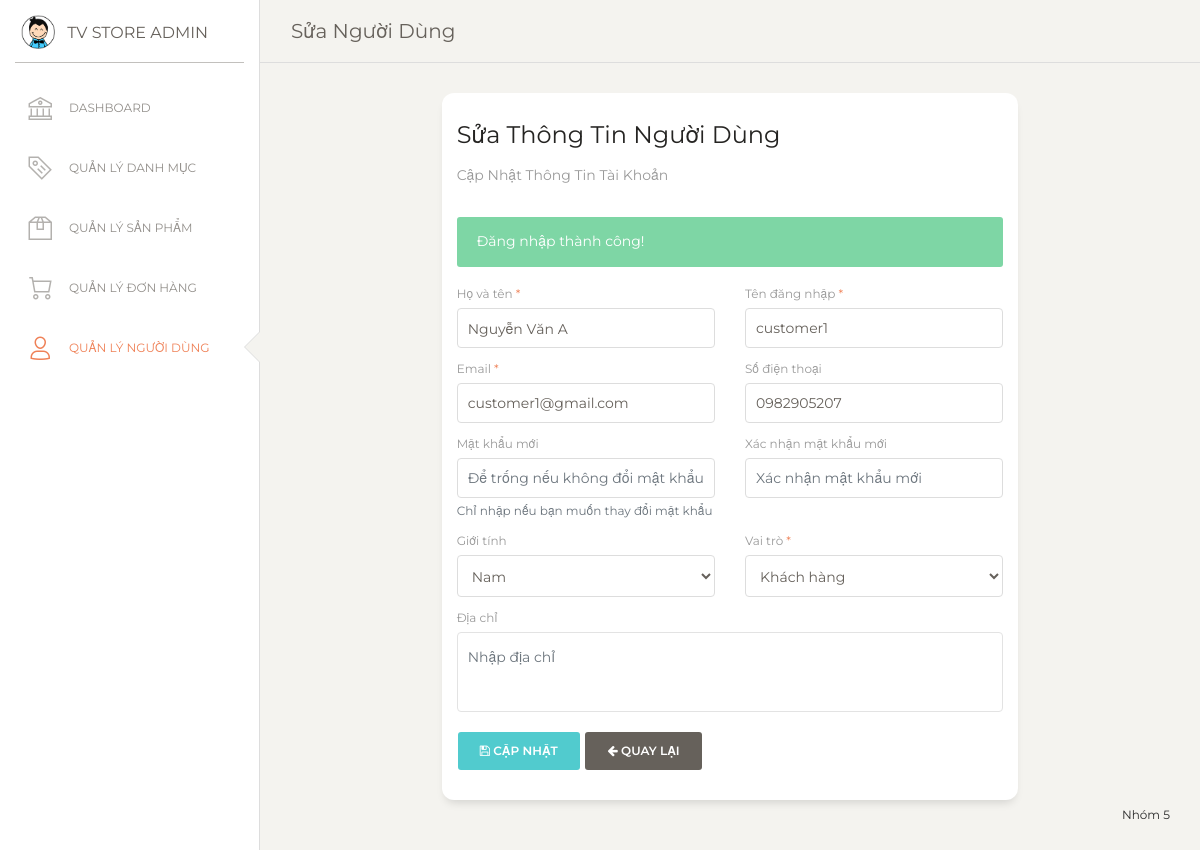
Screenshot of /admin.php?page=users&action=edit&id=1 (signed in) with the database file from the repository.
### tables this page shows
CREATE TABLE `users` (
  `id` int(11) NOT NULL,
  `full_name` varchar(100) NOT NULL,
  `user_name` varchar(50) NOT NULL,
  `password` varchar(255) NOT NULL,
  `phone` varchar(20) DEFAULT NULL,
  `email` varchar(100) DEFAULT NULL,
  `gender` enum('male','female','other') NOT NULL,
  `role` enum('admin','customer') NOT NULL
);

### config/database.php (called while the page is built, shortened)
<?php
class Database
{
    public static function connect()
    {
        $host = DB_HOST;
        $dbname = DB_NAME;
        $user = DB_USER;
        $pass = DB_PASS;
        try {
            $pdo = new PDO("mysql:host=$host;dbname=$dbname;charset=utf8", $user, $pass);
            $pdo->setAttribute(PDO::ATTR_ERRMODE, PDO::ERRMODE_EXCEPTION);
            $pdo->setAttribute(PDO::ATTR_DEFAULT_FETCH_MODE, PDO::FETCH_ASSOC);
            return $pdo;
        } catch (PDOException $e) {
            throw new Exception("❌ Lỗi kết nối DB: " . $e->getMessage());
        }
    }
}

### models/user.php (called while the page is built, shortened)
<?php
class User {
    private $conn;
    public function __construct() {
        $this->conn = Database::connect();
    }
    public function getById($id) {
        $sql = "SELECT id, full_name, user_name, phone, email, gender, role
                FROM users WHERE id = ?";
        $stmt = $this->conn->prepare($sql);
        $stmt->execute([$id]);
        return $stmt->fetch();
    }
}

### views/users/edit.php (the view, shortened to what this page needs)
<!doctype html>
<html lang="en">
<head>
  <link href="https://maxcdn.bootstrapcdn.com/font-awesome/latest/css/font-awesome.min.css" rel="stylesheet">
  <link href="/qlbanhang/public/assets/css/bootstrap.min.css" rel="stylesheet" />
  <link href="/qlbanhang/public/assets/css/paper-dashboard.css?v=2.0.1" rel="stylesheet" />
  <link href="/qlbanhang/public/assets/demo/demo.css" rel="stylesheet" />
</head>
<body class="">
  <div class="wrapper ">
    <div class="sidebar" data-color="white" data-active-color="danger">
      <div class="logo">
        <a href="/qlbanhang/admin.php" class="simple-text logo-mini">
          <div class="logo-image-small">
            <img src="/qlbanhang/public/assets/img/logo-small.png">
          </div>
        </a>
        <a href="/qlbanhang/admin.php" class="simple-text logo-normal">TV Store Admin</a>
      </div>
      <div class="sidebar-wrapper">
        <ul class="nav">
          <li>
            <a href="/qlbanhang/admin.php?page=dashboard&action=index">
              <i class="nc-icon nc-bank"></i>
              <p>Dashboard</p>
            </a>
          </li>
          <li>
            <a href="/qlbanhang/admin.php?page=categories&action=index">
              <i class="nc-icon nc-tag-content"></i>
              <p>Quản lý Danh mục</p>
            </a>
          </li>
          <li>
            <a href="/qlbanhang/admin.php?page=products&action=index">
              <i class="nc-icon nc-box-2"></i>
              <p>Quản lý Sản phẩm</p>
            </a>
          </li>
          <li>
            <a href="/qlbanhang/admin.php?page=orders&action=index">
              <i class="nc-icon nc-cart-simple"></i>
              <p>Quản lý Đơn hàng</p>
            </a>
          </li>
          <li class="active">
            <a href="/qlbanhang/admin.php?page=users&action=index">
              <i class="nc-icon nc-single-02"></i>
              <p>Quản lý Người dùng</p>
            </a>
          </li>
        </ul>
      </div>
    </div>
    <div class="main-panel">
      <nav class="navbar navbar-expand-lg navbar-absolute fixed-top navbar-transparent">
        <div class="container-fluid">
          <div class="navbar-wrapper">
            <a class="navbar-brand" href="javascript:;">Sửa Người Dùng</a>
          </div>
        </div>
      </nav>
      <div class="content">
        <div class="row">
          <div class="col-md-8 offset-md-2">
            <div class="card">
              <div class="card-header">
                <h4 class="card-title">Sửa Thông Tin Người Dùng</h4>
                <p class="card-category">Cập nhật thông tin tài khoản</p>
              </div>
              <div class="card-body">
                <?php if (isset($_SESSION['success'])): ?>
                  <div class="alert alert-success">
                    <?php echo $_SESSION['success']; unset($_SESSION['success']); ?>
                  </div>
                <?php endif; ?>
                <form action="/qlbanhang/admin.php?page=users&action=edit&id=<?php echo $user['id']; ?>" method="POST">
                  <div class="row">
                    <div class="col-md-6">
                      <div class="form-group">
                        <label>Họ và tên <span class="text-danger">*</span></label>
                        <input type="text" class="form-control" name="full_name"
                               value="<?php echo isset($_POST['full_name']) ? htmlspecialchars($_POST['full_name']) : htmlspecialchars($user['full_name']); ?>"
                               placeholder="Nhập họ và tên" required>
                      </div>
                    </div>
                    <div class="col-md-6">
                      <div class="form-group">
                        <label>Tên đăng nhập <span class="text-danger">*</span></label>
                        <input type="text" class="form-control" name="user_name"
                               value="<?php echo isset($_POST['user_name']) ? htmlspecialchars($_POST['user_name']) : htmlspecialchars($user['user_name']); ?>"
                               placeholder="Nhập tên đăng nhập" required>
                      </div>
                    </div>
                  </div>
                  <div class="row">
                    <div class="col-md-6">
                      <div class="form-group">
                        <label>Email <span class="text-danger">*</span></label>
                        <input type="email" class="form-control" name="email"
                               value="<?php echo isset($_POST['email']) ? htmlspecialchars($_POST['email']) : htmlspecialchars($user['email']); ?>"
                               placeholder="Nhập email" required>
                      </div>
                    </div>
                    <div class="col-md-6">
                      <div class="form-group">
                        <label>Số điện thoại</label>
                        <input type="text" class="form-control" name="phone"
                               value="<?php echo isset($_POST['phone']) ? htmlspecialchars($_POST['phone']) : htmlspecialchars($user['phone']); ?>"
                               placeholder="Nhập số điện thoại">
                      </div>
                    </div>
                  </div>
                  <div class="row">
                    <div class="col-md-6">
                      <div class="form-group">
                        <label>Mật khẩu mới</label>
                        <input type="password" class="form-control" name="password"
                               placeholder="Để trống nếu không đổi mật khẩu">
                        <small class="form-text text-muted">Chỉ nhập nếu bạn muốn thay đổi mật khẩu</small>
                      </div>
                    </div>
                    <div class="col-md-6">
                      <div class="form-group">
                        <label>Xác nhận mật khẩu mới</label>
                        <input type="password" class="form-control" name="confirm_password"
                               placeholder="Xác nhận mật khẩu mới">
                      </div>
                    </div>
                  </div>
                  <div class="row">
                    <div class="col-md-6">
                      <div class="form-group">
                        <label>Giới tính</label>
                        <select class="form-control" name="gender">
                          <?php $currentGender = isset($_POST['gender']) ? $_POST['gender'] : $user['gender']; ?>
                          <option value="male" <?php echo ($currentGender == 'male') ? 'selected' : ''; ?>>Nam</option>
                        </select>
                      </div>
                    </div>
                    <div class="col-md-6">
                      <div class="form-group">
                        <label>Vai trò <span class="text-danger">*</span></label>
                        <select class="form-control" name="role" required>
                          <?php $currentRole = isset($_POST['role']) ? $_POST['role'] : $user['role']; ?>
                          <option value="customer" <?php echo ($currentRole == 'customer') ? 'selected' : ''; ?>>Khách hàng</option>
                        </select>
                      </div>
                    </div>
                  </div>
                  <div class="form-group">
                    <label>Địa chỉ</label>
                    <textarea class="form-control" name="address" rows="3"
                              placeholder="Nhập địa chỉ"><?php echo isset($_POST['address']) ? htmlspecialchars($_POST['address']) : htmlspecialchars($user['address']); ?></textarea>
                  </div>
                  <div class="form-group">
                    <button type="submit" class="btn btn-primary">
                      <i class="fa fa-save"></i> Cập Nhật
                    </button>
                    <a href="/qlbanhang/admin.php?page=users&action=index" class="btn btn-secondary">
                      <i class="fa fa-arrow-left"></i> Quay lại
                    </a>
                  </div>
                </form>
              </div>
            </div>
          </div>
        </div>
      </div>
      <footer class="footer" style="position: absolute; bottom: 0; width: -webkit-fill-available;">
        <div class="container-fluid">
          <div class="row">
            <nav class="footer-nav">
            </nav>
            <div class="credits ml-auto">
              <span class="copyright">Nhóm 5</span>
            </div>
          </div>
        </div>
      </footer>
    </div>
  </div>
</body>
</html>

### rows the page displays
users: full_name "Nguyễn Văn A", user_name "customer1", email "customer1@gmail.com", phone "0982905207", gender "Nam", role "Khách hàng"

### other values shown
$_SESSION['success'] "Đăng nhập thành công!"
